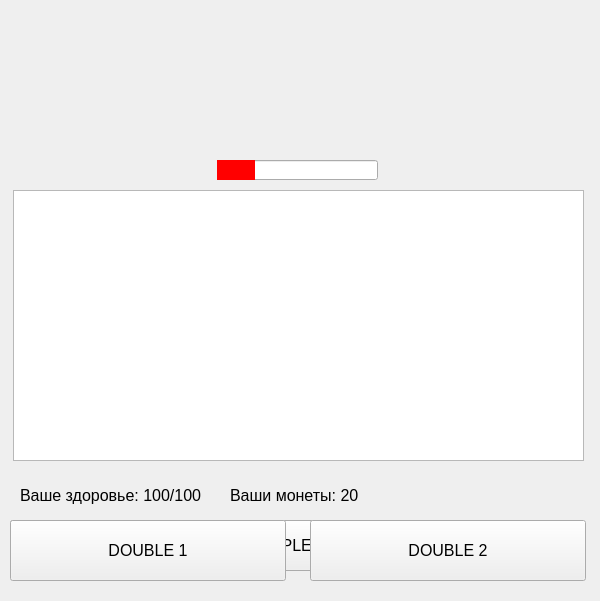
<?xml version="1.0" encoding="UTF-8"?>
<ui version="4.0">
 <class>Form</class>
 <widget class="QWidget" name="Form">
  <property name="geometry">
   <rect>
    <x>0</x>
    <y>0</y>
    <width>600</width>
    <height>601</height>
   </rect>
  </property>
  <property name="font">
   <font>
    <pointsize>12</pointsize>
   </font>
  </property>
  <property name="windowTitle">
   <string>DnDnD</string>
  </property>
  <widget class="QProgressBar" name="bar_monster_health">
   <property name="geometry">
    <rect>
     <x>217</x>
     <y>160</y>
     <width>161</width>
     <height>20</height>
    </rect>
   </property>
   <property name="autoFillBackground">
    <bool>true</bool>
   </property>
   <property name="styleSheet">
    <string notr="true">QProgressBar::chunk {
     background-color: #FF0000;
 }</string>
   </property>
   <property name="value">
    <number>24</number>
   </property>
   <property name="textVisible">
    <bool>false</bool>
   </property>
  </widget>
  <widget class="QPlainTextEdit" name="pln_output">
   <property name="geometry">
    <rect>
     <x>13</x>
     <y>190</y>
     <width>571</width>
     <height>271</height>
    </rect>
   </property>
   <property name="font">
    <font>
     <pointsize>12</pointsize>
    </font>
   </property>
  </widget>
  <widget class="QPushButton" name="btn_quad_1">
   <property name="enabled">
    <bool>true</bool>
   </property>
   <property name="geometry">
    <rect>
     <x>10</x>
     <y>520</y>
     <width>131</width>
     <height>41</height>
    </rect>
   </property>
   <property name="text">
    <string>QUAD 1</string>
   </property>
   <attribute name="buttonGroup">
    <string notr="true">grp_four</string>
   </attribute>
  </widget>
  <widget class="QPushButton" name="btn_quad_2">
   <property name="enabled">
    <bool>true</bool>
   </property>
   <property name="geometry">
    <rect>
     <x>155</x>
     <y>520</y>
     <width>131</width>
     <height>41</height>
    </rect>
   </property>
   <property name="text">
    <string>QUAD 2</string>
   </property>
   <attribute name="buttonGroup">
    <string notr="true">grp_four</string>
   </attribute>
  </widget>
  <widget class="QPushButton" name="btn_quad_3">
   <property name="enabled">
    <bool>true</bool>
   </property>
   <property name="geometry">
    <rect>
     <x>300</x>
     <y>520</y>
     <width>131</width>
     <height>41</height>
    </rect>
   </property>
   <property name="text">
    <string>QUAD 3</string>
   </property>
   <attribute name="buttonGroup">
    <string notr="true">grp_four</string>
   </attribute>
  </widget>
  <widget class="QPushButton" name="btn_quad_4">
   <property name="enabled">
    <bool>true</bool>
   </property>
   <property name="geometry">
    <rect>
     <x>450</x>
     <y>520</y>
     <width>131</width>
     <height>41</height>
    </rect>
   </property>
   <property name="text">
    <string>QUAD 4</string>
   </property>
   <attribute name="buttonGroup">
    <string notr="true">grp_four</string>
   </attribute>
  </widget>
  <widget class="QPushButton" name="btn_triple_1">
   <property name="geometry">
    <rect>
     <x>25</x>
     <y>520</y>
     <width>171</width>
     <height>51</height>
    </rect>
   </property>
   <property name="text">
    <string>TRIPLE 1</string>
   </property>
   <attribute name="buttonGroup">
    <string notr="true">grp_three</string>
   </attribute>
  </widget>
  <widget class="QPushButton" name="btn_triple_3">
   <property name="geometry">
    <rect>
     <x>205</x>
     <y>520</y>
     <width>171</width>
     <height>51</height>
    </rect>
   </property>
   <property name="text">
    <string>TRIPLE 3</string>
   </property>
   <attribute name="buttonGroup">
    <string notr="true">grp_three</string>
   </attribute>
  </widget>
  <widget class="QPushButton" name="btn_triple_2">
   <property name="geometry">
    <rect>
     <x>390</x>
     <y>520</y>
     <width>171</width>
     <height>51</height>
    </rect>
   </property>
   <property name="text">
    <string>TIPLE 2</string>
   </property>
   <attribute name="buttonGroup">
    <string notr="true">grp_three</string>
   </attribute>
  </widget>
  <widget class="QPushButton" name="btn_double_1">
   <property name="geometry">
    <rect>
     <x>10</x>
     <y>520</y>
     <width>276</width>
     <height>61</height>
    </rect>
   </property>
   <property name="text">
    <string>DOUBLE 1</string>
   </property>
   <attribute name="buttonGroup">
    <string notr="true">grp_two</string>
   </attribute>
  </widget>
  <widget class="QPushButton" name="btn_double_2">
   <property name="geometry">
    <rect>
     <x>310</x>
     <y>520</y>
     <width>276</width>
     <height>61</height>
    </rect>
   </property>
   <property name="text">
    <string>DOUBLE 2</string>
   </property>
   <attribute name="buttonGroup">
    <string notr="true">grp_two</string>
   </attribute>
  </widget>
  <widget class="QLabel" name="lbl_image">
   <property name="geometry">
    <rect>
     <x>230</x>
     <y>30</y>
     <width>131</width>
     <height>121</height>
    </rect>
   </property>
   <property name="text">
    <string/>
   </property>
   <property name="alignment">
    <set>Qt::AlignCenter</set>
   </property>
  </widget>
  <widget class="QLabel" name="lbl_health">
   <property name="geometry">
    <rect>
     <x>20</x>
     <y>480</y>
     <width>221</width>
     <height>31</height>
    </rect>
   </property>
   <property name="text">
    <string>Ваше здоровье: 100/100</string>
   </property>
  </widget>
  <widget class="QLabel" name="lbl_money">
   <property name="geometry">
    <rect>
     <x>230</x>
     <y>480</y>
     <width>291</width>
     <height>31</height>
    </rect>
   </property>
   <property name="text">
    <string>Ваши монеты: 20</string>
   </property>
  </widget>
  <widget class="QLabel" name="lbl_monster_health">
   <property name="geometry">
    <rect>
     <x>380</x>
     <y>160</y>
     <width>141</width>
     <height>16</height>
    </rect>
   </property>
   <property name="text">
    <string/>
   </property>
  </widget>
  <widget class="QLabel" name="lbl_monster_name">
   <property name="geometry">
    <rect>
     <x>100</x>
     <y>0</y>
     <width>391</width>
     <height>20</height>
    </rect>
   </property>
   <property name="text">
    <string/>
   </property>
   <property name="alignment">
    <set>Qt::AlignCenter</set>
   </property>
  </widget>
 </widget>
 <resources/>
 <connections/>
 <buttongroups>
  <buttongroup name="grp_three"/>
  <buttongroup name="grp_two"/>
  <buttongroup name="grp_four"/>
 </buttongroups>
</ui>
